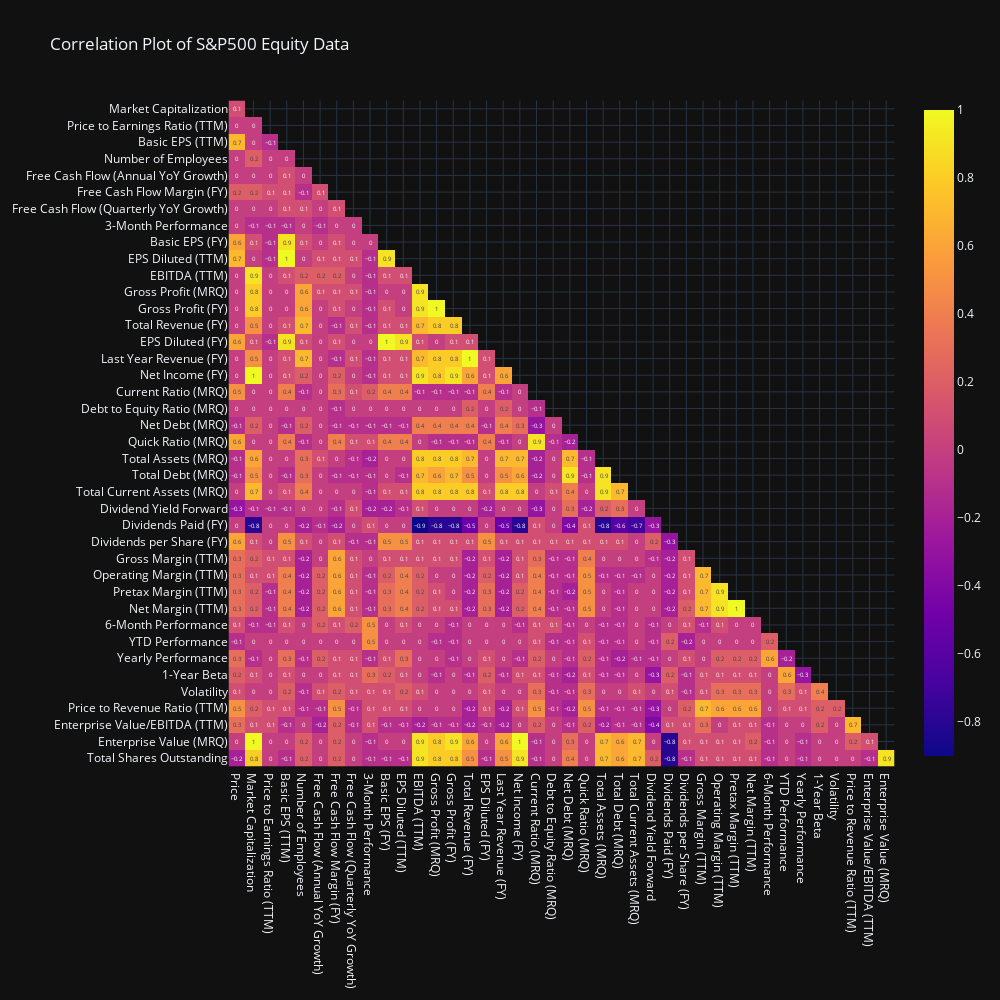

The notebook cell saved with this chart:
### Markdown cell above
# Analysis Zone
## Note: to view the interactive graphs plotted, run this analysis notebook in a Jupyter Notebook environment

### Code cell
#viz.correlation_plot(mega_df, 'S&P 500 Equity Data')
viz.heatmap_plot(mega_df, 'Correlation Plot of S&P500 Equity Data', number_of_companies=500, correlation_plot=True)

### Figure 1 — Plotly figure (JSON) as saved in the notebook; plotly's stock layout.template omitted (floating-point values rounded to 4 significant figures; data arrays with more than 128 entries replaced by an {"elided": "..."} marker saying what was removed)
{"data": [{"coloraxis": "coloraxis", "hovertemplate": "x: %{x}<br>y: %{y}<br>color: %{z}<extra></extra>", "name": "0", "texttemplate": "%{z}", "type": "heatmap", "x": ["Price", "Market Capitalization", "Price to Earnings Ratio (TTM)", "Basic EPS (TTM)", "Number of Employees", "Free Cash Flow (Annual YoY Growth)", "Free Cash Flow Margin (FY)", "Free Cash Flow (Quarterly YoY Growth)", "3-Month Performance", "Basic EPS (FY)", "EPS Diluted (TTM)", "EBITDA (TTM)", "Gross Profit (MRQ)", "Gross Profit (FY)", "Total Revenue (FY)", "EPS Diluted (FY)", "Last Year Revenue (FY)", "Net Income (FY)", "Current Ratio (MRQ)", "Debt to Equity Ratio (MRQ)", "Net Debt (MRQ)", "Quick Ratio (MRQ)", "Total Assets (MRQ)", "Total Debt (MRQ)", "Total Current Assets (MRQ)", "Dividend Yield Forward", "Dividends Paid (FY)", "Dividends per Share (FY)", "Gross Margin (TTM)", "Operating Margin (TTM)", "Pretax Margin (TTM)", "Net Margin (TTM)", "6-Month Performance", "YTD Performance", "Yearly Performance", "1-Year Beta", "Volatility", "Price to Revenue Ratio (TTM)", "Enterprise Value/EBITDA (TTM)", "Enterprise Value (MRQ)"], "xaxis": "x", "y": ["Market Capitalization", "Price to Earnings Ratio (TTM)", "Basic EPS (TTM)", "Number of Employees", "Free Cash Flow (Annual YoY Growth)", "Free Cash Flow Margin (FY)", "Free Cash Flow (Quarterly YoY Growth)", "3-Month Performance", "Basic EPS (FY)", "EPS Diluted (TTM)", "EBITDA (TTM)", "Gross Profit (MRQ)", "Gross Profit (FY)", "Total Revenue (FY)", "EPS Diluted (FY)", "Last Year Revenue (FY)", "Net Income (FY)", "Current Ratio (MRQ)", "Debt to Equity Ratio (MRQ)", "Net Debt (MRQ)", "Quick Ratio (MRQ)", "Total Assets (MRQ)", "Total Debt (MRQ)", "Total Current Assets (MRQ)", "Dividend Yield Forward", "Dividends Paid (FY)", "Dividends per Share (FY)", "Gross Margin (TTM)", "Operating Margin (TTM)", "Pretax Margin (TTM)", "Net Margin (TTM)", "6-Month Performance", "YTD Performance", "Yearly Performance", "1-Year Beta", "Volatility", "Price to Revenue Ratio (TTM)", "Enterprise Value/EBITDA (TTM)", "Enterprise Value (MRQ)", "Total Shares Outstanding"], "yaxis": "y", "z": {"elided": "40x40 float values"}}], "layout": {"coloraxis": {"colorscale": [[0, "#0d0887"], [0.1111, "#46039f"], [0.2222, "#7201a8"], [0.3333, "#9c179e"], [0.4444, "#bd3786"], [0.5556, "#d8576b"], [0.6667, "#ed7953"], [0.7778, "#fb9f3a"], [0.8889, "#fdca26"], [1, "#f0f921"]]}, "height": 1000, "title": {"text": "Correlation Plot of S&P500 Equity Data"}, "width": 1000, "xaxis": {"anchor": "y", "constrain": "domain", "domain": [0, 1], "scaleanchor": "y"}, "yaxis": {"anchor": "x", "autorange": "reversed", "constrain": "domain", "domain": [0, 1]}}}
